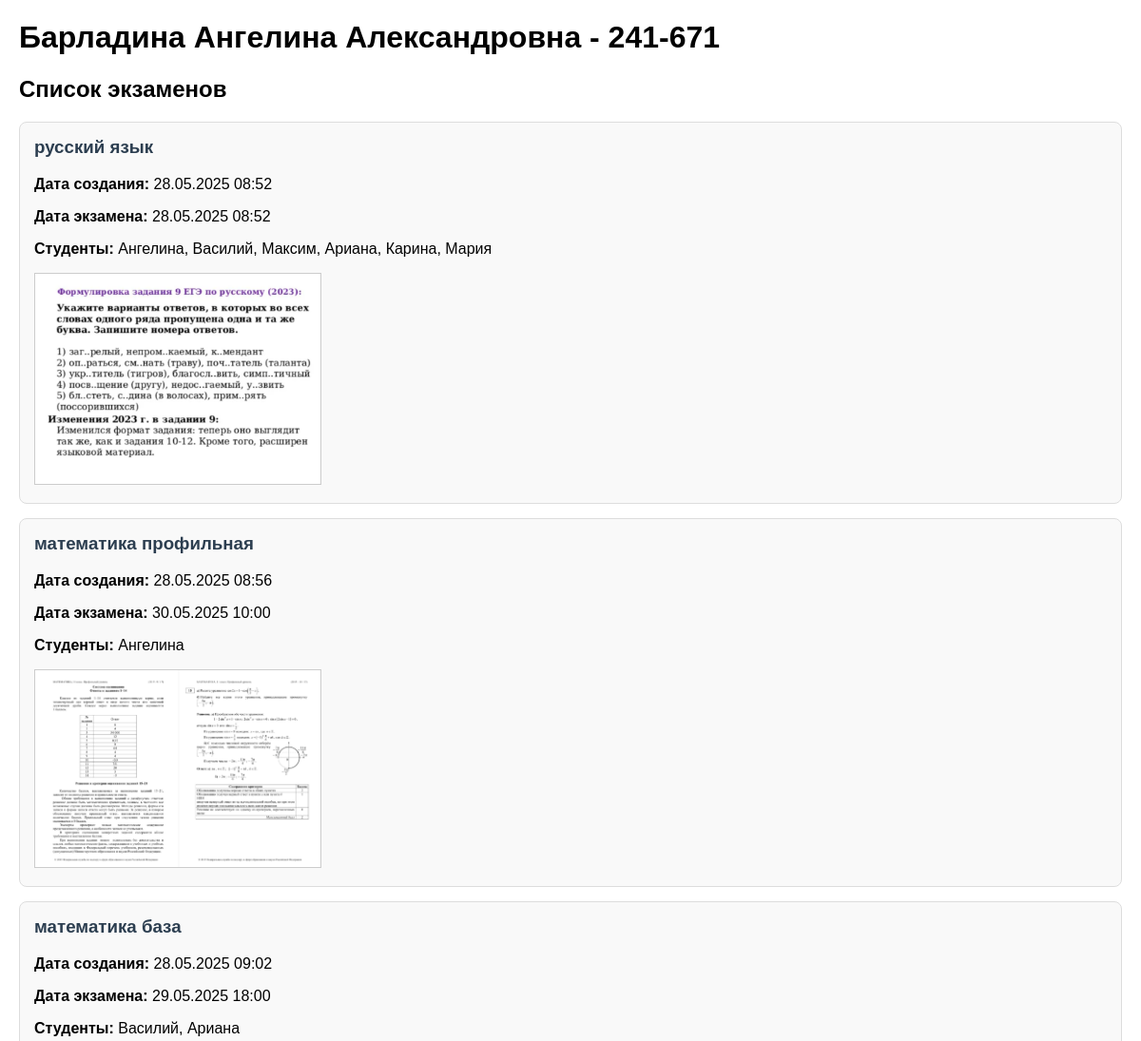
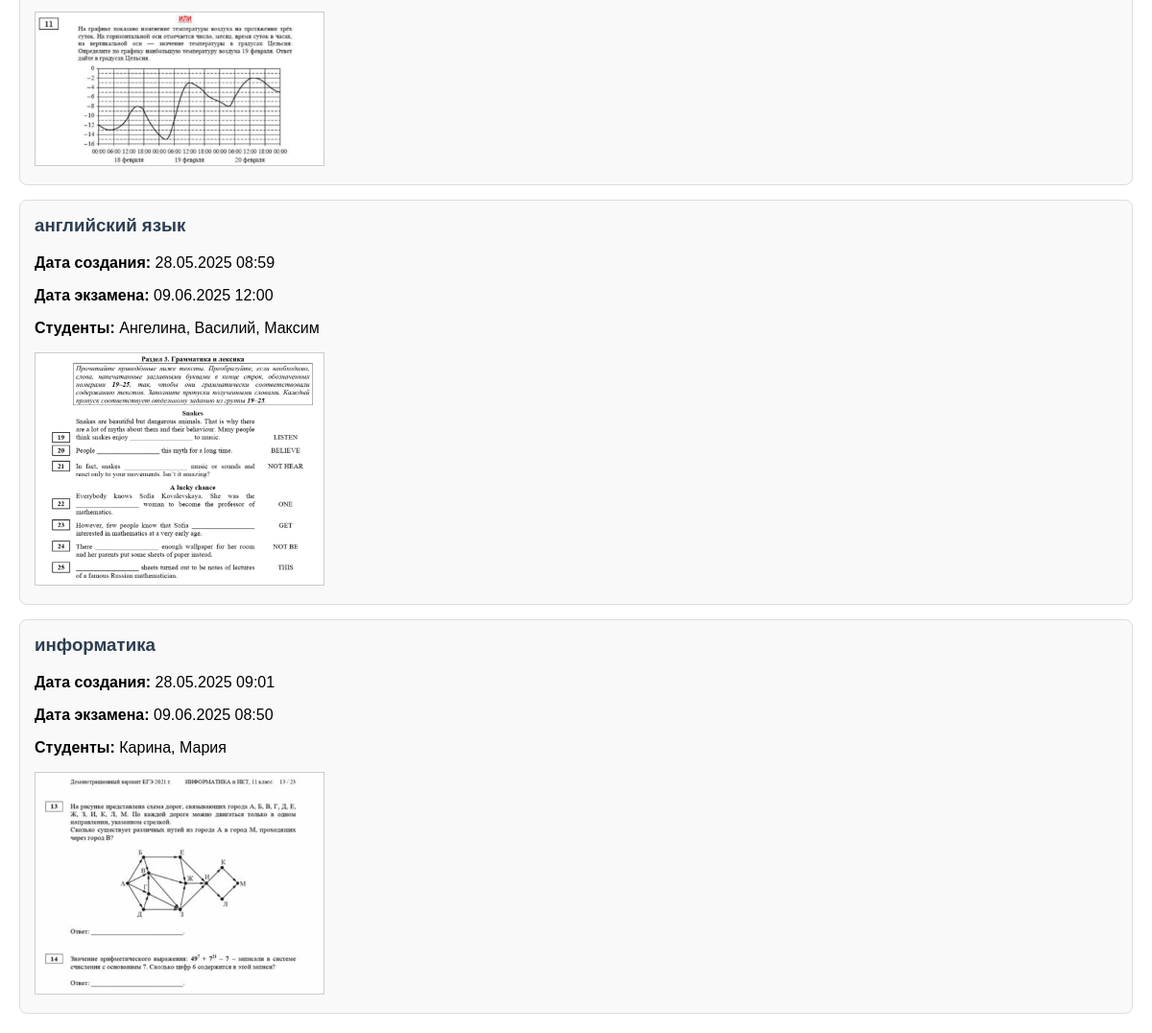
The app's page /abexam/ with its own data (2 pictures, top to bottom).
### exams/models.py (models this page shows, shortened)
class abexam(models.Model):
    title = models.CharField(max_length=200, verbose_name='Название экзамена')
    created_date = models.DateTimeField(default=timezone.now, verbose_name='Дата создания записи')
    exam_date = models.DateTimeField(verbose_name='Дата проведения экзамена')
    image = models.ImageField(upload_to='exam_images/', verbose_name='Изображение задания', null=True, blank=True)
    users = models.ManyToManyField(User, verbose_name='Пользователи, сдающие экзамен')
    is_public = models.BooleanField(default=False, verbose_name='Опубликовано')
    class Meta:
        verbose_name = 'Экзамен'
        verbose_name_plural = 'Экзамены'

### exams/views.py (the view)
# urls.py: path('abexam/', abexam_list, name='abexam-list'),
def abexam_list(request):
    exams = abexam.objects.filter(is_public=True)
    context = {
        'exams': exams,
        'full_name': 'Барладина Ангелина Александровна',
        'group_number': '241-671'
    }
    return render(request, 'exams/abexam_list.html', context)

### exams/templates/exams/abexam_list.html (shortened to what this page needs)
<!DOCTYPE html>
<html>
<head>
</head>
<body>
    <h1>Барладина Ангелина Александровна - 241-671</h1>
    <h2>Список экзаменов</h2>
    {% for exam in exams %}
    <div class="exam-card">
        <h3 class="exam-title">{{ exam.title }}</h3>
        <p><strong>Дата создания:</strong> {{ exam.created_date|date:"d.m.Y H:i" }}</p>
        <p><strong>Дата экзамена:</strong> {{ exam.exam_date|date:"d.m.Y H:i" }}</p>
        <p><strong>Студенты:</strong>
            {% for user in exam.users.all %}
                {{ user.username }}{% if not forloop.last %}, {% endif %}
            {% endfor %}
        </p>
        {% if exam.image %}
        <img src="{{ exam.image.url }}" alt="Задание" class="exam-image">
        {% endif %}
    </div>
    {% empty %}
    <p>Нет доступных экзаменов.</p>
    {% endfor %}
</body>
</html>

### exams/templates/exams/abexam_list.html (style rules this page uses)
body { font-family: Arial, sans-serif; margin: 20px; }
.exam-card { border: 1px solid #ddd; border-radius: 8px; padding: 15px; margin-bottom: 15px; background: #f9f9f9; }
.exam-title { color: #2c3e50; margin-top: 0; }
.exam-image { max-width: 300px; height: auto; border: 1px solid #ccc; }

### records on screen
abexam: title "русский язык", created_date "28.05.2025 08:52", exam_date "28.05.2025 08:52", image (picture)
abexam: title "математика профильная", created_date "28.05.2025 08:56", exam_date "30.05.2025 10:00", image (picture)
abexam: title "математика база", created_date "28.05.2025 09:02", exam_date "29.05.2025 18:00", image (picture)
abexam: title "английский язык", created_date "28.05.2025 08:59", exam_date "09.06.2025 12:00", image (picture)
abexam: title "информатика", created_date "28.05.2025 09:01", exam_date "09.06.2025 08:50", image (picture)

### other values on screen
{{ user.username }} "Ангелина"
{{ user.username }} "Василий"
{{ user.username }} "Максим"
{{ user.username }} "Ариана"
{{ user.username }} "Карина"
{{ user.username }} "Мария"
